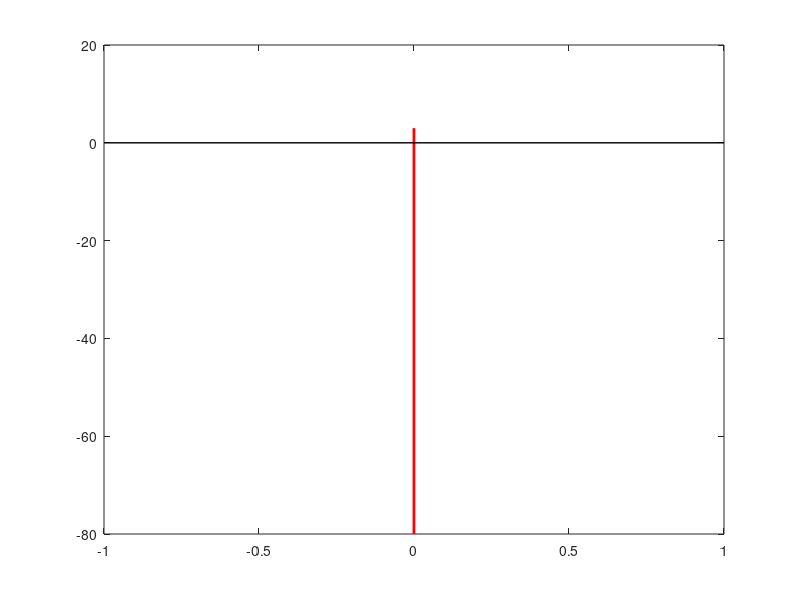

Here is the MATLAB script that generated this plot: (Note: this script raises an error after producing the figure.)
clc
clear all
close all

L=64;
nfft=L*64;
x_label=-0.5:1/nfft:0.5-1/nfft;
w=2*pi*[0,1/L,5/L,5.7/L];
y=w/2/pi;
tgt_num=length(w);
amp=ones(1,tgt_num);
amp(tgt_num)=10^(-15/20);
sig=zeros(1,L);

for i=1:tgt_num
    theta=2*pi*rand();
    sig=sig+amp(i)*exp(1i*theta)*exp(1i*w(i)*(0:(L-1)));
end
sig=sig/sqrt(mean(abs(sig.^2)));
%% 
% SNR=30;
% noisedSig_20dB=sig*10^(SNR/20)+wgn(size(sig,1),size(sig,2),0,'complex');
% SNR=10;
% noisedSig_0dB=sig*10^(SNR/20)+wgn(size(sig,1),size(sig,2),0,'complex');
% save noisedSig_20dB.mat noisedSig_20dB
% save noisedSig_0dB.mat noisedSig_0dB
load noisedSig_20dB
load noisedSig_0dB
%% Capon
caponWinLen=L/2;
snapNum=L-caponWinLen+1;
x=0;
sk=zeros(caponWinLen,snapNum);
for i=1:snapNum
    B1=noisedSig_20dB(i:(i+caponWinLen-1));
    x=x+1;
    z1=B1(:);
    sk(:,x)=z1;
end

Rss= sk*sk'/snapNum;
invR=inv(Rss);
P_capon_20dB=zeros(1,nfft);
search_f=-0.5:1/nfft:0.5-1/nfft;
for i=1:length(search_f)
    steeringVec=exp(1i*2*pi*search_f(i)*(0:caponWinLen-1)).';
    P_capon_20dB(i)=1/(steeringVec'*invR*steeringVec);
end

%%
caponWinLen=L/2;
snapNum=L-caponWinLen+1;
x=0;
sk=zeros(caponWinLen,snapNum);
for i=1:snapNum
    B1=noisedSig_0dB(i:(i+caponWinLen-1));
    x=x+1;
    z1=B1(:);
    sk(:,x)=z1;
end

Rss= sk*sk'/snapNum;
invR=inv(Rss);
P_capon_0dB=zeros(1,nfft);
search_f=-0.5:1/nfft:0.5-1/nfft;
for i=1:length(search_f)
    steeringVec=exp(1i*2*pi*search_f(i)*(0:caponWinLen-1)).';
    P_capon_0dB(i)=1/(steeringVec'*invR*steeringVec);
end
%%
h=figure(1)
set(h,'position',[100 100 1000 600]);

for i=1:tgt_num
    h1=stem(y(i),-80,'r-','Marker','none','linewidth',2);
    hold on;
    h2=stem(y(i),3,'r-','Marker','none','linewidth',2);
    hold on;
    set(get(get(h1,'Annotation'),'LegendInformation'),'IconDisplayStyle','off');
    set(get(get(h2,'Annotation'),'LegendInformation'),'IconDisplayStyle','off');
end
axis([-0.08 0.22 -40 3])
set(gca,'FontSize',20); 
set(get(gca,'XLabel'),'FontSize',20);
set(get(gca,'YLabel'),'FontSize',20);
normCapon=10*log10(P_capon_20dB/max(P_capon_20dB)+1e-13);
plot(x_label,real(normCapon).','b:.','linewidth',3);
hold on
normCapon=10*log10(P_capon_0dB/max(P_capon_0dB)+1e-13);
plot(x_label,real(normCapon).','k:.','linewidth',3);
legend('Capon, SNR = 30dB','Capon, SNR = 10dB');
ylabel('Normalized Power / dB');
xlabel('Normalized freq. / Hz');
grid on;
hold on;

